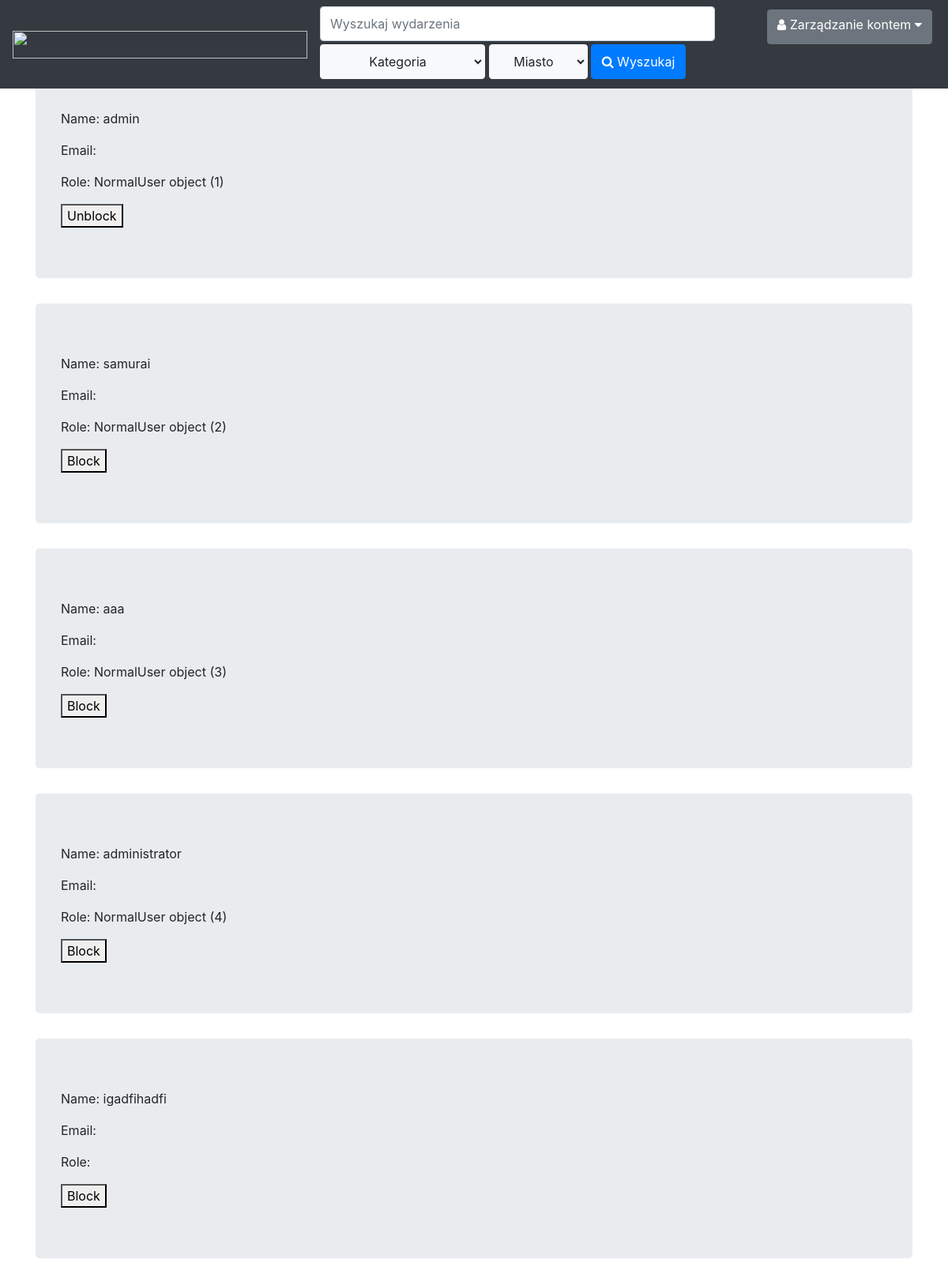
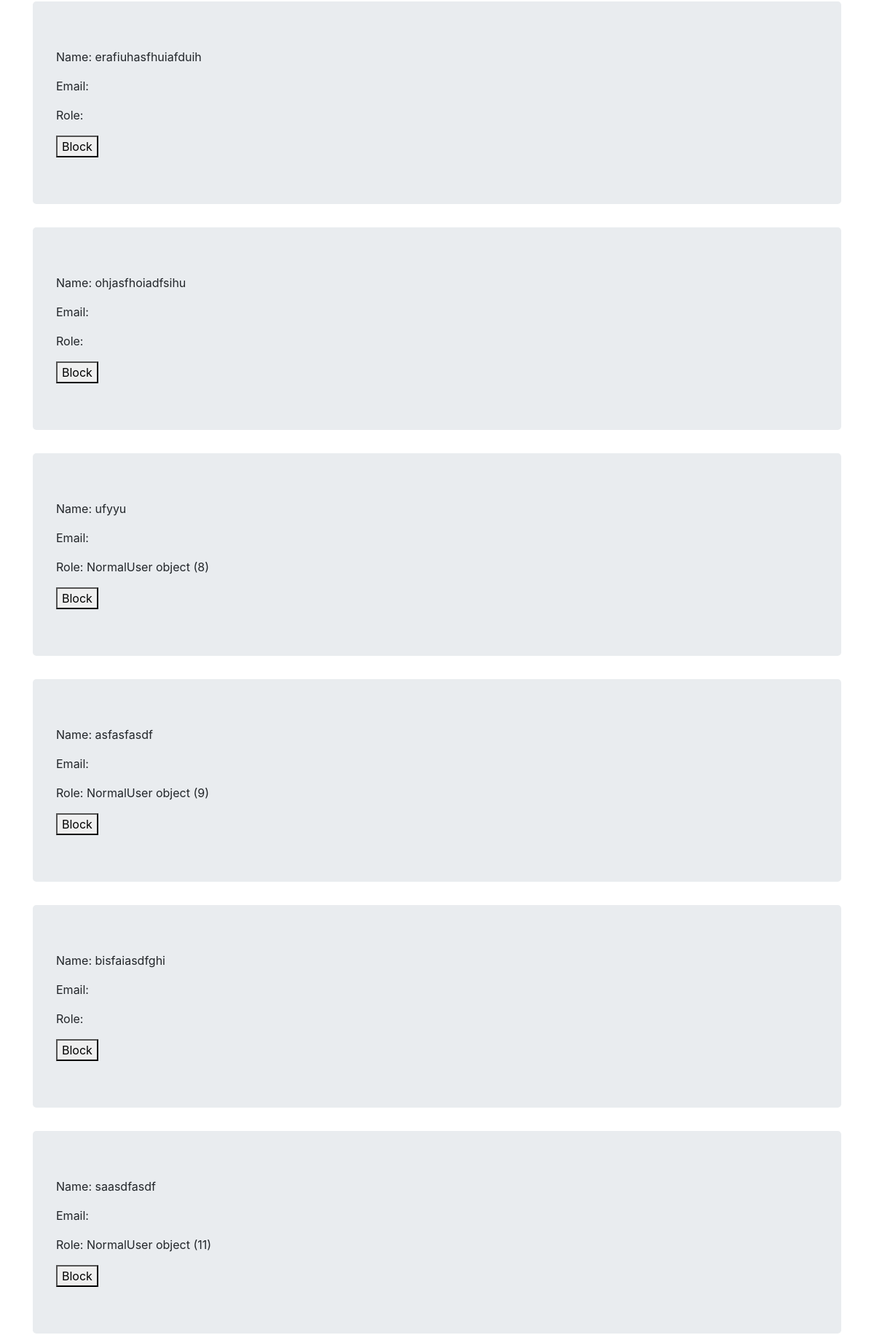
Screenshot of /users/manage_users/ (upper part) with the database file from the repository (2 pictures, top to bottom).
### users/models.py (models this page shows)
class Profile(models.Model):
    class RoleName(models.TextChoices):
        NORMAL_USER = 'U', _('User')
        VOLUNTEER = 'V', _('Volunteer')
        ORGANIZER = 'O', _('Organizer')
        ADMINISTRATOR = 'A', _('Administrator')
    django_user = models.OneToOneField(
        User,
        on_delete=models.CASCADE
    )
    name = models.TextField()
    role_name = models.TextField(
        choices=RoleName.choices,
        default=RoleName.NORMAL_USER
    )
    def get_role(self):
        if self.role_name == 'U':
            return self.normaluser_role
        elif self.role_name == 'V':
            return self.volunteer_role
        elif self.role_name == 'O':
            return self.organizer_role
        elif self.role_name == 'A':
            return self.administrator_role
        else:
            raise Exception("ERROR - function profile.get_role() not working")

class NonAdmin(Role):
    blocked = models.BooleanField(default=False)
    class Meta:
        abstract = True

class NormalUser(NonAdmin):
    pass

### users/views.py (the view)
# urls.py: path('manage_users/', ManageUsersView.as_view(), name='manage_users'),
class ManageUsersView(
    TemplateView):
    template_name = 'users/manageusers.html'
    extra_context = {
        'profiles': Profile.objects.exclude(role_name='A')
    }

### content/context_processors.py (called while the page is built)
def search(request: HttpRequest) -> dict:
    context = {
        'types': Type.objects.all(),
        'cities': City.objects.all()
    }
    try:
        context['user_type'] = request.user.profile.role_name
    except AttributeError:
        pass
    return context

### templates/users/manageusers.html (shortened to what this page needs)
{% extends 'main.html' %}
{% block content %}
    {% for profile in profiles %}
      <div class="jumbotron">
        <form method="post" action="{% url 'confirm_user' %}">
          <p>Name: {{ profile.name }}</p>
          <p>Email: {{ profile.user.email }}</p>
          <p>Role: {{ profile.get_role }}</p>
          {% if profile.get_role.blocked %}
            <button type="submit">Unblock</button>
          {% else %}
            <button type="submit">Block</button>
          {% endif %}
        </form>
      </div>
    {% endfor %}
{% endblock %}

### static/style.css (style rules this page uses)
body { margin: 0; padding: 0; }

### rows the page displays
Profile: name "admin", get_role "NormalUser object (1)", shows "Unblock"
Profile: name "samurai", get_role "NormalUser object (2)", shows "Block"
Profile: name "aaa", get_role "NormalUser object (3)", shows "Block"
Profile: name "administrator", get_role "NormalUser object (4)", shows "Block"
Profile: name "igadfihadfi", role_name "Block"
Profile: name "erafiuhasfhuiafduih", role_name "Block"
Profile: name "ohjasfhoiadfsihu", role_name "Block"
Profile: name "ufyyu", get_role "NormalUser object (8)", shows "Block"
Profile: name "asfasfasdf", get_role "NormalUser object (9)", shows "Block"
Profile: name "bisfaiasdfghi", role_name "Block"
Profile: name "saasdfasdf", get_role "NormalUser object (11)", shows "Block"
